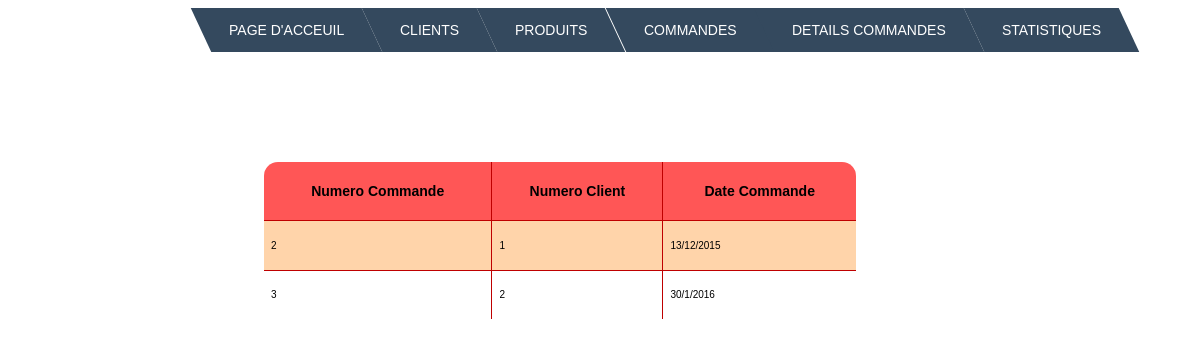
Screenshot of /commandes.php with the database file from the repository.
### tables this page shows
CREATE TABLE IF NOT EXISTS `commande` (
  `num_commande` int(60) NOT NULL,
  `num_client` int(60) NOT NULL,
  `date_commande` varchar(60) NOT NULL,
  PRIMARY KEY (`num_commande`)
);

### commandes.php (the view, shortened to what this page needs)
<html lang="en-US">
<head>
  <link rel="stylesheet" type="text/css" href="css/style_prod.css">
</head>
<body>
  <ul class="menu cf">
    <li><a href="index.php">Page d'acceuil </a></li>
    <li>
        <a href="clients.php">Clients</a>
    </li>
    <li>
        <a href="produits.php">Produits</a>
    </li>
    <li>
        <a href="commandes.php">Commandes</a>
    </li>
    <li>
        <a href="details_commande.php">Details Commandes</a>
    </li>
     <li>
        <a href="statistiques.php">Statistiques</a>
    </li>
</ul>
  <div class="CSSTableGenerator" >
                <table >
                    <tr>
                        <td >
                        Numero Commande
                        </td>
                        <td>
                         Numero Client
                        </td>
                        <td>
                          Date Commande
                        </td>
                    </tr>
                      <?php
                         include('connexionBD.php');
                         $query = "SELECT * FROM commande ";
                     if ($result = mysqli_query($conn,$query)) {
                    while ($row = mysqli_fetch_assoc($result)) {
                      ?>
                        <tr>
                          <td>
                         <?php echo $row["num_commande"];?>
                       </td>
                       <td>
                         <?php echo $row["num_client"];?>
                       </td>
                       <td>
                         <?php echo $row["date_commande"];?>
                       </td>
                        </tr>
                        <?php }
}
?>
                </table>
            </div>
            <br>
</body>
</html>

### css/style_prod.css (style rules this page uses)
body { background: url(back_ground.jpg) no-repeat center center fixed; }
.CSSTableGenerator { width: 20%; height: 20%; margin-top: 110px; margin-right: 44px; margin-left: 256px; margin-bottom: 69px; padding: 0px; width: 50%; -moz-border-radius-bottomleft: 14px; -webkit-border-bottom-left-radius: 14px; border-bottom-left-radius: 14px; -moz-border-radius-bottomright: 14px; -webkit-border-bottom-right-radius: 14px; border-bottom-right-radius: 14px; -moz-border-radius-topright: 14px; -webkit-border-top-right-radius: 14px; border-top-right-radius: 14px; -moz-border-radius-topleft: 14px; -webkit-border-top-left-radius: 14px; border-top-left-radius: 14px; }
.CSSTableGenerator table { border-collapse: collapse; border-spacing: 0; width:100%; height:100%; margin:0px;padding:0px; }
.CSSTableGenerator tr:last-child td:last-child { -moz-border-radius-bottomright:14px; -webkit-border-bottom-right-radius:14px; border-bottom-right-radius:14px; }
.CSSTableGenerator table tr:first-child td:first-child { -moz-border-radius-topleft:14px; -webkit-border-top-left-radius:14px; border-top-left-radius:14px; }
.CSSTableGenerator table tr:first-child td:last-child { -moz-border-radius-topright:14px; -webkit-border-top-right-radius:14px; border-top-right-radius:14px; }
.CSSTableGenerator tr:last-child td:first-child { -moz-border-radius-bottomleft:14px; -webkit-border-bottom-left-radius:14px; border-bottom-left-radius:14px; }
.CSSTableGenerator tr:nth-child(odd) { background-color:#ffffff; }
.CSSTableGenerator tr:nth-child(even) { background-color:#ffd4aa; }
.CSSTableGenerator td { vertical-align:middle; border:1px solid #bf0000; border-width:0px 1px 1px 0px; text-align:left; padding:7px; font-size:10px; font-family:Arial; font-weight:normal; color:#000000; }
.CSSTableGenerator tr:last-child td { border-width:0px 1px 0px 0px; }
.CSSTableGenerator tr td:last-child { border-width:0px 0px 1px 0px; }
.CSSTableGenerator tr:last-child td:last-child { border-width:0px 0px 0px 0px; }
.CSSTableGenerator tr:first-child td { background:-o-linear-gradient(bottom, #ff5656 5%, #ff5656 100%); background:-webkit-gradient( linear, left top, left bottom, color-stop(0.05, #ff5656), color-stop(1, #ff5656) ); background:-moz-linear-gradient( center top, #ff5656 5%, #ff5656 100% ); filter:progid:DXImageTransform.Microsoft.gradient(startColorstr="#ff5656", endColorstr="#ff5656"); background: -o-linear-gradient(top,#ff5656,ff5656); background-color:#ff5656; border:0px solid #bf0000; text-align:center; border-width:0px 0px 1px 1px; font-size:14px; font-family:Arial; font-weight:bold; color:#000000; }
.CSSTableGenerator tr:first-child td:first-child { border-width:0px 0px 1px 0px; }
.CSSTableGenerator tr:first-child td:last-child { border-width:0px 0px 1px 1px; }
.cf:before, .cf:after { content: " "; display: table; }
.cf:after { clear: both; }
.cf { *zoom: 1; }
.menu, .submenu { margin: 0; padding: 0; list-style: none; }
.menu { position: relative; top: 0px; left: 193px; bottom: 1000px; width: fit-content; right: auto; }
.menu > li { background: #34495e; float: left; position: relative; transform: skewX(25deg); }
.menu a { display: block; color: #fff; text-transform: uppercase; text-decoration: none; font-family: Arial, Helvetica; font-size: 14px; }
.menu > li > a { transform: skewX(-25deg); padding: 1em 2em; }

### rows the page displays
commande: num_commande "2", num_client "1", date_commande "13/12/2015"
commande: num_commande "3", num_client "2", date_commande "30/1/2016"
